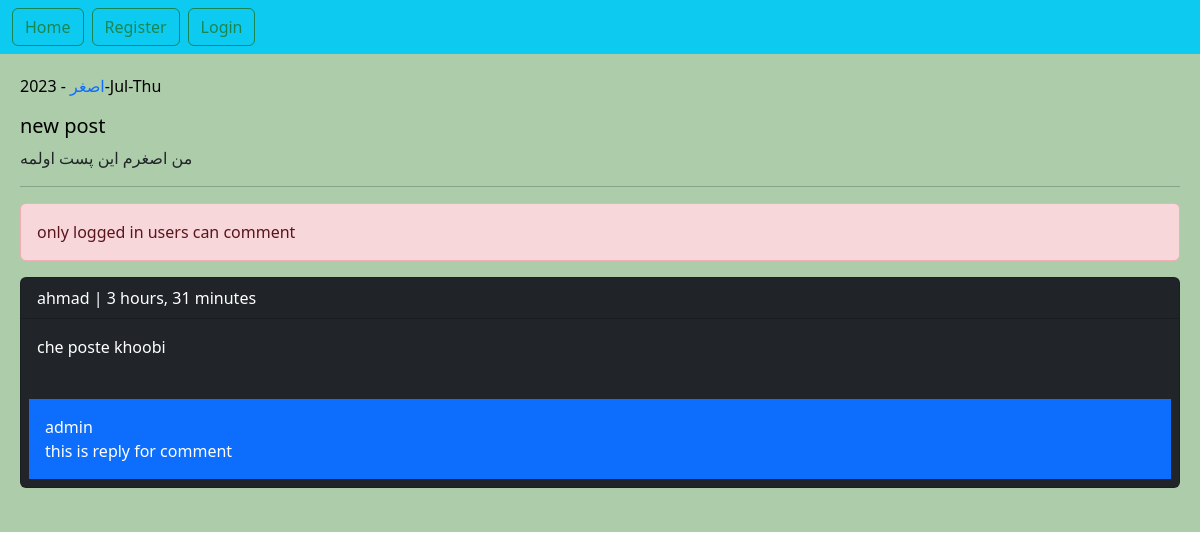
The app's page /post/13/mn-sgrm-yn-pst-wlmh/ with its own data.
### home/models.py (models this page shows, shortened)
class Post(models.Model):
    user = models.ForeignKey(User, on_delete=models.CASCADE,
                             related_name='posts')  # اگر یک یوزر حذف شد پست هایش نیز حذف می شود.
    title = models.CharField(max_length=240)
    body = models.TextField()
    slug = models.SlugField()
    created = models.DateTimeField(auto_now_add=True)
    updated = models.DateTimeField(auto_now=True)
    class Meta:
        ordering = ['-created']  # مرتب سازی پست ها بر اساس تاریخ

class Comment(models.Model):
    user = models.ForeignKey(User, on_delete=models.CASCADE, related_name='ucomments')
    post = models.ForeignKey(Post, on_delete=models.CASCADE, related_name='pcomments')
    reply = models.ForeignKey('self', on_delete=models.CASCADE, related_name='rcomments', blank=True, null=True)
    is_reply = models.BooleanField(default=False)
    body = models.TextField(max_length=400)
    created = models.DateTimeField(auto_now_add=True)

### home/views.py (the view, shortened to what this page needs)
# urls.py: path('post/<int:post_id>/<slug:post_slug>/', views.PostDetailView.as_view(), name='post_detail'),
class PostDetailView(View):
    form_class = CommentCreateForm
    form_class_reply = CommentReplyForm
    def setup(self, request, *args, **kwargs):
        self.post_instance = get_object_or_404(Post, pk=kwargs['post_id'], slug=kwargs['post_slug'])
        return super().setup(request, *args, **kwargs)
    def get(self, request, *args, **kwargs):
        comments = self.post_instance.pcomments.filter(is_reply=False)
        return render(request, 'home/detail.html',
                      {'post': self.post_instance,
                       'comments': comments,
                       'form': self.form_class,
                       'reply_form': self.form_class_reply
                       })

### home/templates/home/detail.html (shortened to what this page needs)
{% extends 'base.html' %}
{% block content %}
    <p style="color: black;"><a href="{% url 'account:user_profile' post.user.id %}" style="text-decoration: none">{{ post.user }}</a> - {{ post.updated|date:"Y-M-D" }}</p>
    <h5 style="color: black">{{ post.title }}</h5>
    <p>{{ post.body }}</p>
        <hr>
    {% if request.user.is_authenticated %}
        <a href="{% url 'home:post_like' post.id %}" class="btn btn-primary col-md-2">Like {{ post.likes_count }}</a>
        <form action="" method="post">
            {% csrf_token %}
            {{ form.as_div }}
            <input type="submit" value="send">
        </form>
         <br>
    {% else %}
        <p class="alert alert-danger">only logged in users can comment</p>
    {% endif %}
    {% for comment in comments %}
        <div class="card bg-dark text-white">
        <p class="card-header">{{ comment.user }} | {{ comment.created | timesince }}</p>
        <p class="card-body">{{ comment.body }}</p>
            {% with replies=comment.rcomments.all %}
            {% for reply in replies %}
                <p class="bg-primary p-3 m-2">{{ reply.user }}<br> {{ reply.body  }}</p>
            {% endfor %}
            {% endwith %}
        </div>
        <br>
    {% empty %}
        <p>No comments yet!</p>
    {% endfor %}
{% endblock %}

### records on screen
Post: user "اصغر", updated "2023-Jul-Thu", title "new post", body "من اصغرم این پست اولمه"
Comment: user "ahmad", created "3 hours, 31 minutes", body "che poste khoobi"
Comment: user "admin", body "this is reply for comment"
